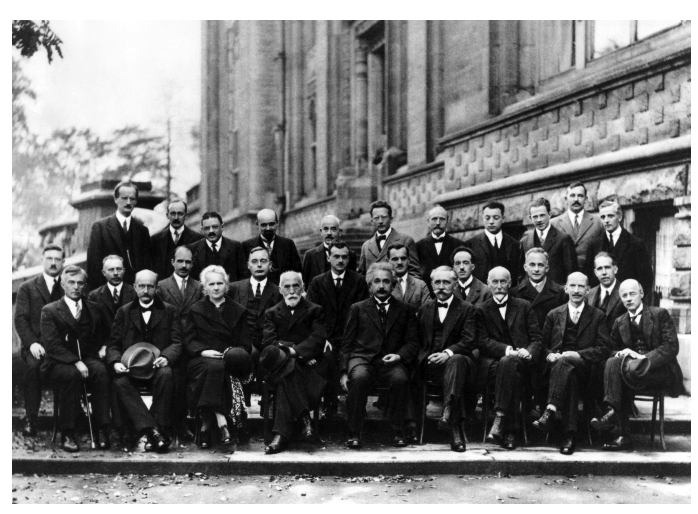
#> input picture physics.png, 698 x 514 px
$ python face.py physics.png
#> lines starting #> are read from the running program, lines starting #| are printed output that depends on the picture; after the words box and inside, x2 and y2 are one past the last pixel; in counts of white or black regions, pixels touching at a corner belong together
import cv2
import sys


imagePath = sys.argv[1]


# Create the haar cascade


faceCascade = cv2.CascadeClassifier('haarcascade_frontalface_default.xml')
image = cv2.imread(imagePath)
#> image is the input picture: shape (514, 698, 3); mean B, G, R 121.2, 121.2, 121.2
gray = cv2.cvtColor(image, cv2.COLOR_BGR2GRAY)
faces = faceCascade.detectMultiScale(
    gray,
    scaleFactor=1.25,
    minNeighbors=1,
    minSize=(8,8),
    flags = cv2.CASCADE_SCALE_IMAGE
)
#> faces = 29 rows, first 6: [565, 187, 24, 24], [117, 190, 24, 24], [165, 204, 24, 24], [527, 207, 24, 24], [594, 207, 25, 25], [369, 209, 24, 24]

print("Found {0} faces!".format(len(faces)))
#| Found 29 faces!

for (x, y, w, h) in faces:
    cv2.rectangle(image, (x, y), (x+w, y+h), (255, 255, 255), 2)
#> this loop made 29 passes
#> (x, y, w, h) on passes 1 to 12: (565, 187, 24, 24), (117, 190, 24, 24), (165, 204, 24, 24), (527, 207, 24, 24), (594, 207, 25, 25), (369, 209, 24, 24), (425, 209, 26, 26), (255, 214, 26, 26), (199, 218, 24, 24), (317, 220, 24, 24), (328, 248, 24, 24), (387, 249, 26, 26)
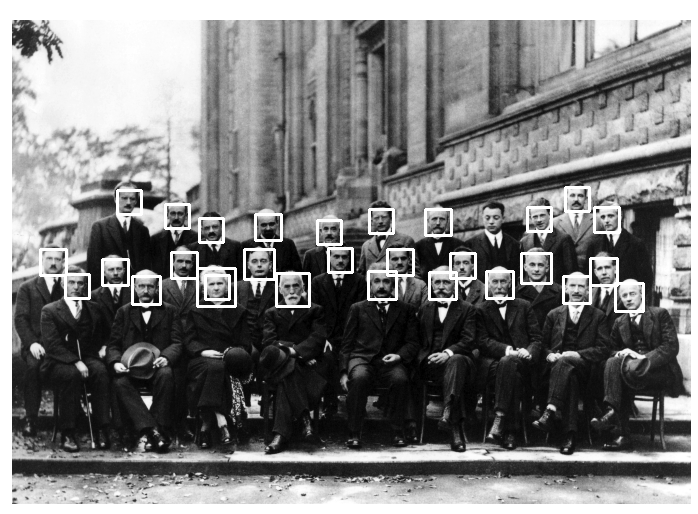
#> image: shape (514, 698, 3); 2.5% of pixels changed, all inside (x1, y1, x2, y2) = (39, 186, 645, 313)

cv2.imshow("Faces found", image)
cv2.waitKey(0)
